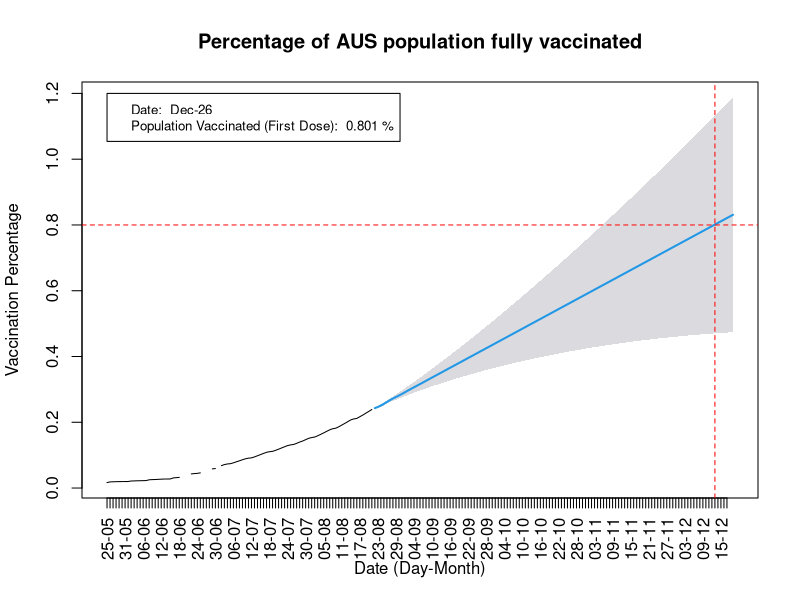

The R source for this figure:
library(forecast)

covid = read.csv('aus_full.csv')
covid = covid[486:574,c(3,20)]
covid$people_fully_vaccinated = covid$people_fully_vaccinated / 25360000
covid$date = as.Date(covid$date, format="%Y-%m-%d")
covid$date = format(covid$date, format='%d-%m')

model = auto.arima(covid[,2])
cforecast = forecast(model, level=c(95), h=10*12)

dates = seq(as.Date('2021-8-22'), by='days', length.out=118)
dates = format(dates, format='%d-%m')
dates = as.data.frame(dates)
colnames(dates) = 'date'
dates$people_fully_vaccinated = 0
covid = rbind(covid, dates)

# reattach forecasting prediction into the dataset
covid$people_fully_vaccinated[as.numeric(tail(which(covid$people_fully_vaccinated!=0),1)+1):nrow(covid)] = cforecast$mean

png(filename = "full_vaccinated.png")

plot(cforecast, xlab='Date (Day-Month)', ylab='Vaccination Percentage', main='Percentage of AUS population fully vaccinated', xaxt='n')
axis(1, at=1:nrow(covid), labels=covid[,1], las=2)

# first value that is >= 0.8
abline(v = head(which(covid$people_fully_vaccinated >= 0.8),1), col="red", lwd=1, lty=2)
# 80% vaccinated
abline(h = 0.8, col="red", lwd=1, lty=2)

res = covid[head(which(covid$people_fully_vaccinated >= 0.8),1),] 
pred_date = as.Date(res$date, "%d-%m")
pred_date = format(pred_date, "%b-%y")  

legend(1, 1.2, legend=c(paste("Date: ", pred_date), paste("Population Vaccinated (First Dose): ", paste(round(res$people_fully_vaccinated,3), "%"))),
       lty=0:0, cex=0.8)

dev.off()


